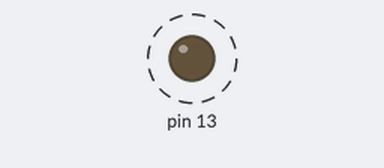
Bench run of a sketch on a simulated Arduino Uno, built with avr-gcc and run on an emulated ATmega328P. On the bench: output pins drawn as LEDs (lit = HIGH). Dashed ring = blinking.

Above: at 0.15 s.
Timing chart, 0 to 3.0 s (numbered marks = the images above):
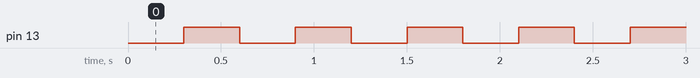

The sketch:

sketch_aug18a.ino
```cpp
void setup() {
  pinMode(13, OUTPUT);
}
void loop() {
  digitalWrite(13, 0);
  delay(300);
  digitalWrite(13, 1);
  delay(300);
}
```

Measured:
- by itself, pin 13: alternates HIGH for 0.30 s and LOW for 0.30 s
